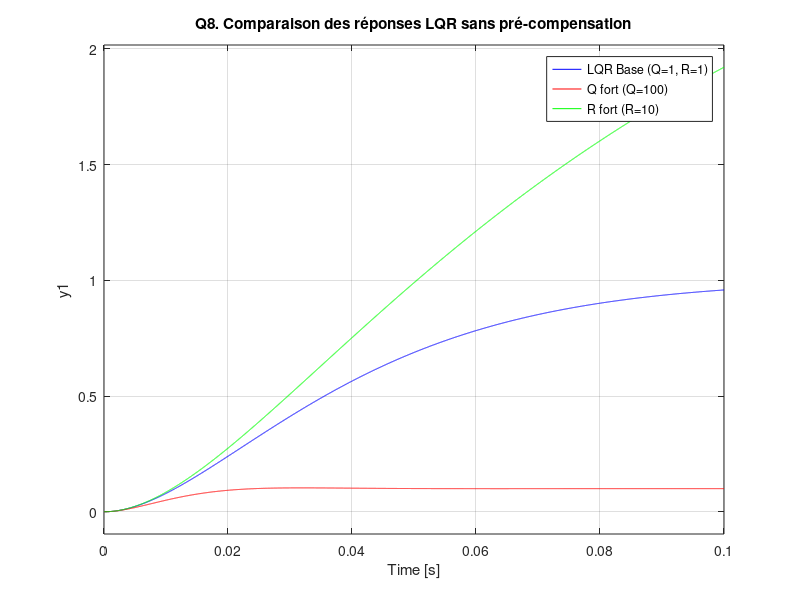
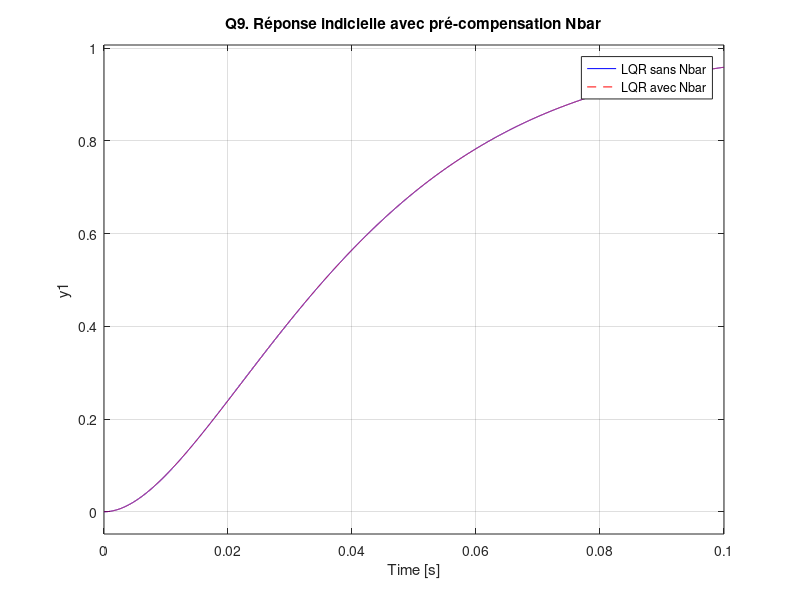

The MATLAB source for these figures, in order:
%% ================= TP3 : COMMANDE OPTIMALE (LQR) =================
clear all; close all; clc;

% --- 1. Paramètres du moteur MCC ---
J = 3.2284e-6;  % Moment d'inertie
b = 3.5077e-6;  % Frottement visqueux
Kb = 0.0274;    % Constante FCEM
Kt = 0.0274;    % Constante de couple
R = 4;          % Résistance
L = 2.75e-6;    % Inductance

% --- Q3. Modélisation d'état (ss) ---
A = [0, 1, 0 ; 0, -b/J, Kt/J ; 0, -Kb/L, -R/L];
B = [0 ; 0 ; 1/L];
C = [1, 0, 0];
D = 0;
sys = ss(A, B, C, D);

% --- Q4. Fonction de transfert (tf) ---
disp('--- Q4. Fonction de transfert ---');
FT = tf(sys)

% --- Matrices de pondération Q et R ---
% Le vecteur d'état est de taille 3, donc Q doit être 3x3.
Q = C' * C; 
R_val = 1;

% --- Q5. Résolution de Riccati par 'care' ---
[P_care, L_eig, G] = care(A, B, Q, R_val);
disp('--- Q5. Matrice P (solution de Riccati avec care) ---');
disp(P_care);

% --- Q6. Calcul du gain K manuel ---
K_manuel = inv(R_val) * B' * P_care;
disp('--- Q6. Gain K calculé manuellement (R^-1 * B^T * P) ---');
disp(K_manuel);

% --- Q7. Comparaison avec la fonction 'lqr' ---
[K_lqr, P_lqr, E_lqr] = lqr(A, B, Q, R_val);
disp('--- Q7. Gain K calculé par la fonction lqr ---');
disp(K_lqr);
disp(['Erreur entre les deux méthodes : ', num2str(norm(K_manuel - K_lqr))]);

% --- Q8. Influence de Q et R ---
Q_fort = 100 * (C'*C); % On pénalise fortement l'erreur de position
R_fort = 10;           % On pénalise fortement l'effort de commande u
[K_Qfort, ~, ~] = lqr(A, B, Q_fort, R_val);
[K_Rfort, ~, ~] = lqr(A, B, Q, R_fort);

sys_cl_base = ss(A - B*K_lqr, B, C, D);
sys_cl_Qfort = ss(A - B*K_Qfort, B, C, D);
sys_cl_Rfort = ss(A - B*K_Rfort, B, C, D);

figure('Name', 'Influence de Q et R');
step(sys_cl_base, 'b', sys_cl_Qfort, 'r', sys_cl_Rfort, 'g', 0.1);
legend('LQR Base (Q=1, R=1)', 'Q fort (Q=100)', 'R fort (R=10)');
title('Q8. Comparaison des réponses LQR sans pré-compensation');

% --- Q9. LQR avec pré-compensation Nbar ---
% Calcul de Nbar (remplace rscale.m par la formule mathématique exacte)
Nbar = -inv(C * inv(A - B*K_lqr) * B);
disp(['--- Q9. Valeur du gain de pré-compensation Nbar = ', num2str(Nbar)]);

sys_cl_nbar = ss(A - B*K_lqr, B*Nbar, C, D);

figure('Name', 'LQR avec Pré-compensation');
step(sys_cl_base, 'b', sys_cl_nbar, 'r--', 0.1);
legend('LQR sans Nbar', 'LQR avec Nbar');
title('Q9. Réponse indicielle avec pré-compensation Nbar');
